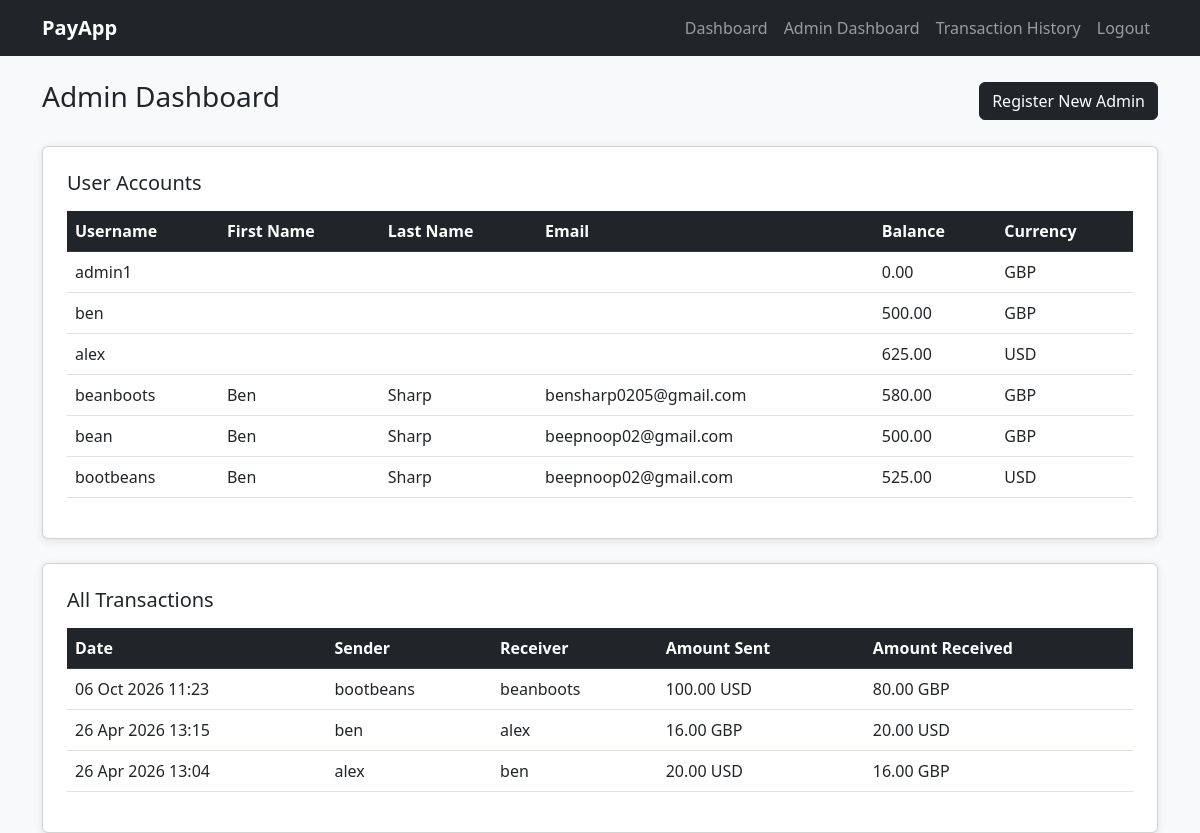
Page /admin-dashboard/ (signed in) on the committed database.
### payapp/models.py (models this page shows)
class Account(models.Model):
  CURRENCY_CHOICES = [
    ('GBP', 'British Pound'),
    ('USD', 'US Dollar'),
    ('EUR', 'Euro'),
  ]
  user = models.OneToOneField(User, on_delete=models.CASCADE)
  balance = models.DecimalField(max_digits=10, decimal_places=2)
  currency = models.CharField(choices=CURRENCY_CHOICES, max_length=3)

class Transaction(models.Model):
  sender = models.ForeignKey(User, related_name='sent_transactions', on_delete=models.CASCADE)
  receiver = models.ForeignKey(User, related_name='received_transactions', on_delete=models.CASCADE)
  amount = models.DecimalField(max_digits=10, decimal_places=2)
  currency = models.CharField(max_length=3)
  converted_amount = models.DecimalField(max_digits=10, decimal_places=2)
  converted_currency = models.CharField(max_length=3)
  timestamp = models.DateTimeField(auto_now_add=True)

### payapp/views.py (the view)
# urls.py: path('admin-dashboard/', views.admin_dashboard, name='admin_dashboard'),
@staff_member_required
def admin_dashboard(request):
    accounts = Account.objects.all().select_related('user')
    transactions = Transaction.objects.all().order_by('-timestamp').select_related('sender', 'receiver')
    return render(request, 'admin_dashboard.html', {
        'accounts': accounts,
        'transactions': transactions
    })

### payapp/templates/admin_dashboard.html
{% extends 'base.html' %}
{% block content %}
<div class="d-flex justify-content-between align-items-center mb-4">
    <h3>Admin Dashboard</h3>
    <a href="{% url 'register_admin' %}" class="btn btn-dark">Register New Admin</a>
</div>
<div class="card p-4 mb-4">
    <h5>User Accounts</h5>
    <table class="table table-hover mt-2">
        <thead class="table-dark">
            <tr>
                <th>Username</th>
                <th>First Name</th>
                <th>Last Name</th>
                <th>Email</th>
                <th>Balance</th>
                <th>Currency</th>
            </tr>
        </thead>
        <tbody>
            {% for account in accounts %}
            <tr>
                <td>{{ account.user.username }}</td>
                <td>{{ account.user.first_name }}</td>
                <td>{{ account.user.last_name }}</td>
                <td>{{ account.user.email }}</td>
                <td>{{ account.balance }}</td>
                <td>{{ account.currency }}</td>
            </tr>
            {% endfor %}
        </tbody>
    </table>
</div>
<div class="card p-4">
    <h5>All Transactions</h5>
    <table class="table table-hover mt-2">
        <thead class="table-dark">
            <tr>
                <th>Date</th>
                <th>Sender</th>
                <th>Receiver</th>
                <th>Amount Sent</th>
                <th>Amount Received</th>
            </tr>
        </thead>
        <tbody>
            {% for t in transactions %}
            <tr>
                <td>{{ t.timestamp|date:"d M Y H:i" }}</td>
                <td>{{ t.sender.username }}</td>
                <td>{{ t.receiver.username }}</td>
                <td>{{ t.amount }} {{ t.currency }}</td>
                <td>{{ t.converted_amount }} {{ t.converted_currency }}</td>
            </tr>
            {% endfor %}
        </tbody>
    </table>
</div>
{% endblock %}

### payapp/templates/base.html (shortened to what this page needs)
<!DOCTYPE html>
<html>
<head>
    <link href="https://cdn.jsdelivr.net/npm/bootstrap@5.3.0/dist/css/bootstrap.min.css" rel="stylesheet">
</head>
<body>
<nav class="navbar navbar-expand-lg navbar-dark bg-dark">
    <div class="container">
        <a class="navbar-brand">PayApp</a>
        {% if user.is_authenticated %}
        <div class="navbar-nav ms-auto">
            <a class="nav-link" href="{% url 'dashboard' %}">Dashboard</a>
            {% if user.is_staff %}
                <a class="nav-link" href="{% url 'admin_dashboard' %}">Admin Dashboard</a>
            {% endif %}
            <a class="nav-link" href="{% url 'transaction_history' %}">Transaction History</a>
            <a class="nav-link" href="{% url 'logout' %}">Logout</a>
        </div>
        {% endif %}
    </div>
</nav>
<div class="container mt-4">
{% block content %}
{% endblock %}
</div>
</body>
</html>

### payapp/templates/base.html (style rules this page uses)
body { background-color: #f8f9fa; }
.navbar-brand { font-weight: bold; }
.card { box-shadow: 0 2px 8px rgba(0,0,0,0.1); }

### rows in the picture
Account: user.username "admin1", balance "0.00", currency "GBP"
Account: user.username "ben", balance "500.00", currency "GBP"
Account: user.username "alex", balance "625.00", currency "USD"
Account: user.username "beanboots", user.first_name "Ben", user.last_name "Sharp", user.email "bensharp0205@gmail.com", balance "580.00", currency "GBP"
Account: user.username "bean", user.first_name "Ben", user.last_name "Sharp", user.email "beepnoop02@gmail.com", balance "500.00", currency "GBP"
Account: user.username "bootbeans", user.first_name "Ben", user.last_name "Sharp", user.email "beepnoop02@gmail.com", balance "525.00", currency "USD"
Transaction: timestamp "06 Oct 2026 11:23", sender.username "bootbeans", receiver.username "beanboots", amount "100.00", currency "USD", converted_amount "80.00", converted_currency "GBP"
Transaction: timestamp "26 Apr 2026 13:15", sender.username "ben", receiver.username "alex", amount "16.00", currency "GBP", converted_amount "20.00", converted_currency "USD"
Transaction: timestamp "26 Apr 2026 13:04", sender.username "alex", receiver.username "ben", amount "20.00", currency "USD", converted_amount "16.00", converted_currency "GBP"
